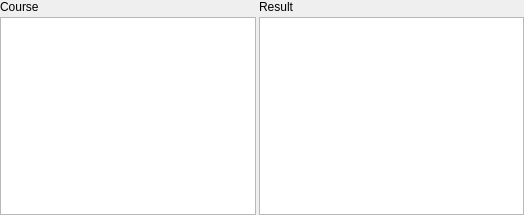
<?xml version="1.0" encoding="UTF-8"?>
<ui version="4.0">
 <class>ResultWidget</class>
 <widget class="QWidget" name="ResultWidget">
  <property name="geometry">
   <rect>
    <x>0</x>
    <y>0</y>
    <width>524</width>
    <height>215</height>
   </rect>
  </property>
  <layout class="QVBoxLayout" name="verticalLayout_4">
   <property name="spacing">
    <number>3</number>
   </property>
   <property name="leftMargin">
    <number>0</number>
   </property>
   <property name="topMargin">
    <number>0</number>
   </property>
   <property name="rightMargin">
    <number>0</number>
   </property>
   <property name="bottomMargin">
    <number>0</number>
   </property>
   <item>
    <layout class="QHBoxLayout" name="horizontalLayout_2">
     <item>
      <layout class="QVBoxLayout" name="verticalLayout_2">
       <item>
        <widget class="QLabel" name="label">
         <property name="text">
          <string>Course</string>
         </property>
        </widget>
       </item>
       <item>
        <widget class="QListView" name="courseView">
         <property name="sizePolicy">
          <sizepolicy hsizetype="Preferred" vsizetype="Expanding">
           <horstretch>0</horstretch>
           <verstretch>0</verstretch>
          </sizepolicy>
         </property>
         <property name="editTriggers">
          <set>QAbstractItemView::NoEditTriggers</set>
         </property>
         <property name="showDropIndicator" stdset="0">
          <bool>false</bool>
         </property>
         <property name="selectionBehavior">
          <enum>QAbstractItemView::SelectRows</enum>
         </property>
        </widget>
       </item>
      </layout>
     </item>
     <item>
      <layout class="QVBoxLayout" name="verticalLayout">
       <item>
        <widget class="QLabel" name="label_2">
         <property name="text">
          <string>Result</string>
         </property>
        </widget>
       </item>
       <item>
        <widget class="QTableView" name="resultView">
         <property name="focusPolicy">
          <enum>Qt::StrongFocus</enum>
         </property>
         <property name="selectionMode">
          <enum>QAbstractItemView::SingleSelection</enum>
         </property>
         <property name="selectionBehavior">
          <enum>QAbstractItemView::SelectRows</enum>
         </property>
        </widget>
       </item>
      </layout>
     </item>
    </layout>
   </item>
  </layout>
 </widget>
 <resources/>
 <connections/>
</ui>
